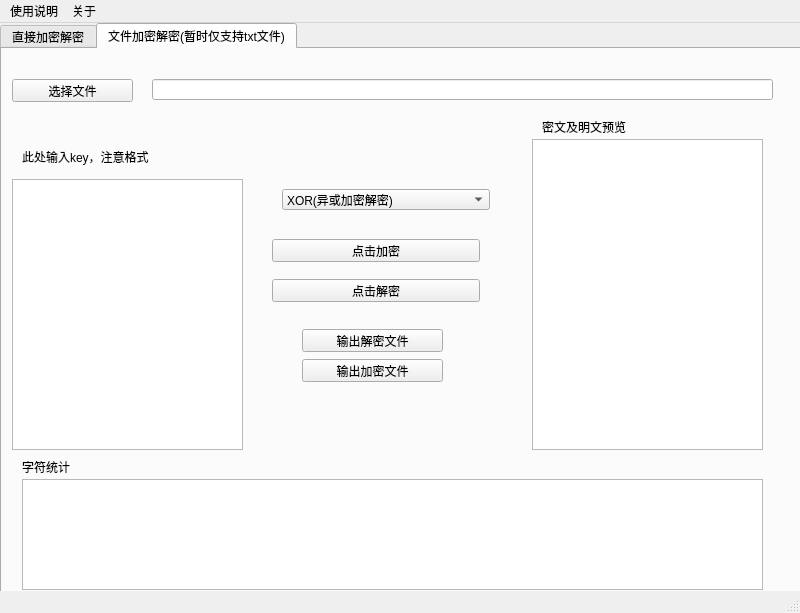
<?xml version="1.0" encoding="UTF-8"?>
<ui version="4.0">
 <class>MainWindow</class>
 <widget class="QMainWindow" name="MainWindow">
  <property name="geometry">
   <rect>
    <x>0</x>
    <y>0</y>
    <width>800</width>
    <height>613</height>
   </rect>
  </property>
  <property name="windowTitle">
   <string>MainWindow</string>
  </property>
  <widget class="QWidget" name="centralwidget">
   <widget class="QTabWidget" name="tabWidget">
    <property name="geometry">
     <rect>
      <x>0</x>
      <y>0</y>
      <width>841</width>
      <height>611</height>
     </rect>
    </property>
    <property name="currentIndex">
     <number>1</number>
    </property>
    <widget class="QWidget" name="d_tab">
     <attribute name="title">
      <string>直接加密解密</string>
     </attribute>
     <widget class="QWidget" name="horizontalLayoutWidget">
      <property name="geometry">
       <rect>
        <x>0</x>
        <y>10</y>
        <width>791</width>
        <height>531</height>
       </rect>
      </property>
      <layout class="QHBoxLayout" name="horizontalLayout">
       <item>
        <layout class="QVBoxLayout" name="verticalLayout">
         <item>
          <widget class="QLabel" name="label_2">
           <property name="text">
            <string>此处输入字符串</string>
           </property>
          </widget>
         </item>
         <item>
          <widget class="QTextEdit" name="input_str_d"/>
         </item>
         <item>
          <widget class="QLabel" name="label">
           <property name="text">
            <string>此处输入key，注意格式</string>
           </property>
          </widget>
         </item>
         <item>
          <widget class="QTextEdit" name="input_key_d"/>
         </item>
        </layout>
       </item>
       <item>
        <layout class="QVBoxLayout" name="verticalLayout_2">
         <item>
          <widget class="QComboBox" name="comboBox_d">
           <item>
            <property name="text">
             <string>XOR(异或加密解密)</string>
            </property>
           </item>
           <item>
            <property name="text">
             <string>Caecar(凯撒加密解密)</string>
            </property>
           </item>
           <item>
            <property name="text">
             <string>Playfair(皮菲特加密解密)</string>
            </property>
           </item>
           <item>
            <property name="text">
             <string>Hill(希尔加密解密)</string>
            </property>
           </item>
          </widget>
         </item>
         <item>
          <widget class="QPushButton" name="encode_button_d">
           <property name="text">
            <string>点击加密</string>
           </property>
          </widget>
         </item>
         <item>
          <widget class="QPushButton" name="decode_button_d">
           <property name="text">
            <string>点击解密</string>
           </property>
          </widget>
         </item>
        </layout>
       </item>
       <item>
        <layout class="QVBoxLayout" name="verticalLayout_3">
         <item>
          <widget class="QLabel" name="label_3">
           <property name="text">
            <string>此处显示结果</string>
           </property>
          </widget>
         </item>
         <item>
          <widget class="QTextBrowser" name="textBrowser_d"/>
         </item>
         <item>
          <widget class="QLabel" name="label_6">
           <property name="text">
            <string>字符统计</string>
           </property>
          </widget>
         </item>
         <item>
          <widget class="QTextEdit" name="char_num_d"/>
         </item>
        </layout>
       </item>
      </layout>
     </widget>
    </widget>
    <widget class="QWidget" name="file_tab">
     <attribute name="title">
      <string>文件加密解密(暂时仅支持txt文件)</string>
     </attribute>
     <widget class="QComboBox" name="comboBox_file">
      <property name="geometry">
       <rect>
        <x>280</x>
        <y>140</y>
        <width>208</width>
        <height>21</height>
       </rect>
      </property>
      <item>
       <property name="text">
        <string>XOR(异或加密解密)</string>
       </property>
      </item>
      <item>
       <property name="text">
        <string>Caecar(凯撒加密解密)</string>
       </property>
      </item>
      <item>
       <property name="text">
        <string>Playfair(皮菲特加密解密)</string>
       </property>
      </item>
      <item>
       <property name="text">
        <string>Hill(希尔加密解密)</string>
       </property>
      </item>
     </widget>
     <widget class="QLineEdit" name="URL_show">
      <property name="geometry">
       <rect>
        <x>150</x>
        <y>30</y>
        <width>621</width>
        <height>21</height>
       </rect>
      </property>
     </widget>
     <widget class="QPushButton" name="chose_button">
      <property name="geometry">
       <rect>
        <x>10</x>
        <y>30</y>
        <width>121</width>
        <height>23</height>
       </rect>
      </property>
      <property name="text">
       <string>选择文件</string>
      </property>
     </widget>
     <widget class="QTextEdit" name="input_key_file">
      <property name="geometry">
       <rect>
        <x>10</x>
        <y>130</y>
        <width>231</width>
        <height>271</height>
       </rect>
      </property>
     </widget>
     <widget class="QPushButton" name="encode_button_file">
      <property name="geometry">
       <rect>
        <x>270</x>
        <y>190</y>
        <width>208</width>
        <height>23</height>
       </rect>
      </property>
      <property name="text">
       <string>点击加密</string>
      </property>
     </widget>
     <widget class="QTextBrowser" name="textBrowser_file">
      <property name="geometry">
       <rect>
        <x>530</x>
        <y>90</y>
        <width>231</width>
        <height>311</height>
       </rect>
      </property>
     </widget>
     <widget class="QPushButton" name="decode_button_file">
      <property name="geometry">
       <rect>
        <x>270</x>
        <y>230</y>
        <width>208</width>
        <height>23</height>
       </rect>
      </property>
      <property name="text">
       <string>点击解密</string>
      </property>
     </widget>
     <widget class="QPushButton" name="ouput_file_en">
      <property name="geometry">
       <rect>
        <x>300</x>
        <y>310</y>
        <width>141</width>
        <height>23</height>
       </rect>
      </property>
      <property name="text">
       <string>输出加密文件</string>
      </property>
     </widget>
     <widget class="QLabel" name="label_4">
      <property name="geometry">
       <rect>
        <x>20</x>
        <y>100</y>
        <width>181</width>
        <height>16</height>
       </rect>
      </property>
      <property name="text">
       <string>此处输入key，注意格式</string>
      </property>
     </widget>
     <widget class="QLabel" name="label_5">
      <property name="geometry">
       <rect>
        <x>540</x>
        <y>70</y>
        <width>181</width>
        <height>16</height>
       </rect>
      </property>
      <property name="text">
       <string>密文及明文预览</string>
      </property>
     </widget>
     <widget class="QPushButton" name="ouput_file_de">
      <property name="geometry">
       <rect>
        <x>300</x>
        <y>280</y>
        <width>141</width>
        <height>23</height>
       </rect>
      </property>
      <property name="text">
       <string>输出解密文件</string>
      </property>
     </widget>
     <widget class="QTextBrowser" name="char_num_file">
      <property name="geometry">
       <rect>
        <x>20</x>
        <y>430</y>
        <width>741</width>
        <height>111</height>
       </rect>
      </property>
     </widget>
     <widget class="QLabel" name="label_7">
      <property name="geometry">
       <rect>
        <x>20</x>
        <y>410</y>
        <width>72</width>
        <height>15</height>
       </rect>
      </property>
      <property name="text">
       <string>字符统计</string>
      </property>
     </widget>
    </widget>
   </widget>
  </widget>
  <widget class="QStatusBar" name="statusbar"/>
  <widget class="QMenuBar" name="menuBar">
   <property name="geometry">
    <rect>
     <x>0</x>
     <y>0</y>
     <width>800</width>
     <height>23</height>
    </rect>
   </property>
   <widget class="QMenu" name="menu">
    <property name="title">
     <string>使用说明</string>
    </property>
   </widget>
   <widget class="QMenu" name="menu_2">
    <property name="title">
     <string>关于</string>
    </property>
   </widget>
   <addaction name="menu"/>
   <addaction name="menu_2"/>
  </widget>
 </widget>
 <resources/>
 <connections/>
</ui>
